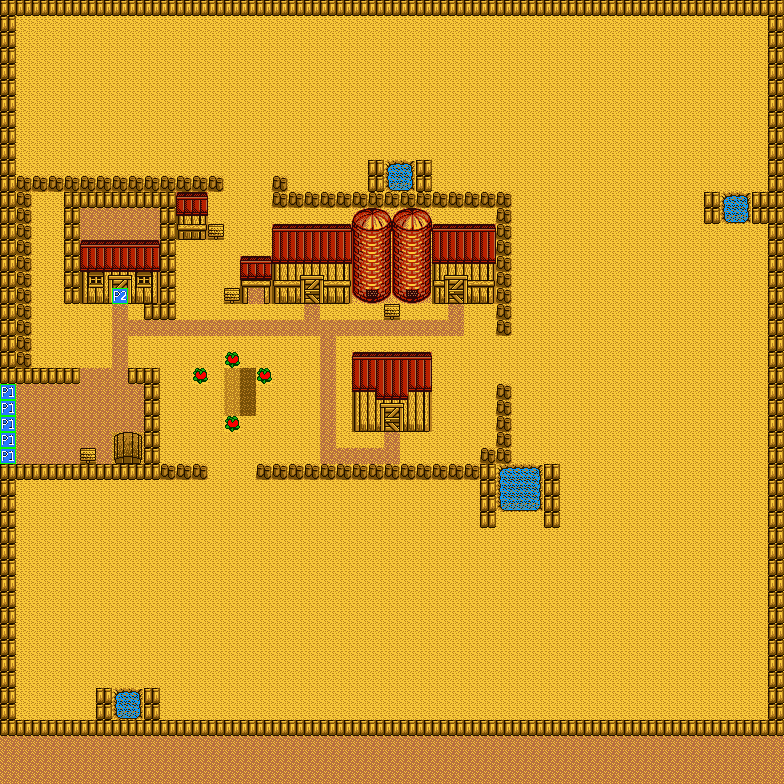

The image is a tile-based game level rendered from a .tmx file. Its description and source (layers, tilesets, objects; grid data summarised) follow:
An orthogonal 49x49 tile map with 16x16 px tiles, 3 tile layers (Modificable, Inamovible, Checkpoints), 10 tilesets, 1 image layer.

<map version="1.5" tiledversion="1.7.1" orientation="orthogonal" renderorder="right-down" width="49" height="49" tilewidth="16" tileheight="16" infinite="0" nextlayerid="7" nextobjectid="1">
 <tileset firstgid="1" source="Tileset cultius.tsx" />
 <tileset firstgid="122" source="Tileset obstacles.tsx" />
 <tileset firstgid="158" source="Edifici casa eines.tsx" />
 <tileset firstgid="183" source="Edifici casa.tsx" />
 <tileset firstgid="203" source="Edifici estable gallina.tsx" />
 <tileset firstgid="223" source="Edifici estable vaca.tsx" />
 <tileset firstgid="248" source="Edifici sitja.tsx" />
 <tileset firstgid="278" source="Caseta 1.tsx" />
 <tileset firstgid="284" source="Caseta 2.tsx" />
 <tileset firstgid="290" source="Intern.tsx" />
 <imagelayer id="2" name="Image Layer 1">
  <image source="../base.png" width="784" height="784" />
 </imagelayer>
 <layer id="1" name="Modificable" width="49" height="49">
  <data>[2401 cells, 1758 non-empty, 5 distinct tile ids]</data>
 </layer>
 <layer id="4" name="Inamovible" width="49" height="49">
  <data>[2401 cells, 643 non-empty, 149 distinct tile ids]</data>
 </layer>
 <layer id="7" name="Checkpoints" width="49" height="49">
  <data>[2401 cells, 13 non-empty, 6 distinct tile ids]</data>
 </layer>
</map>